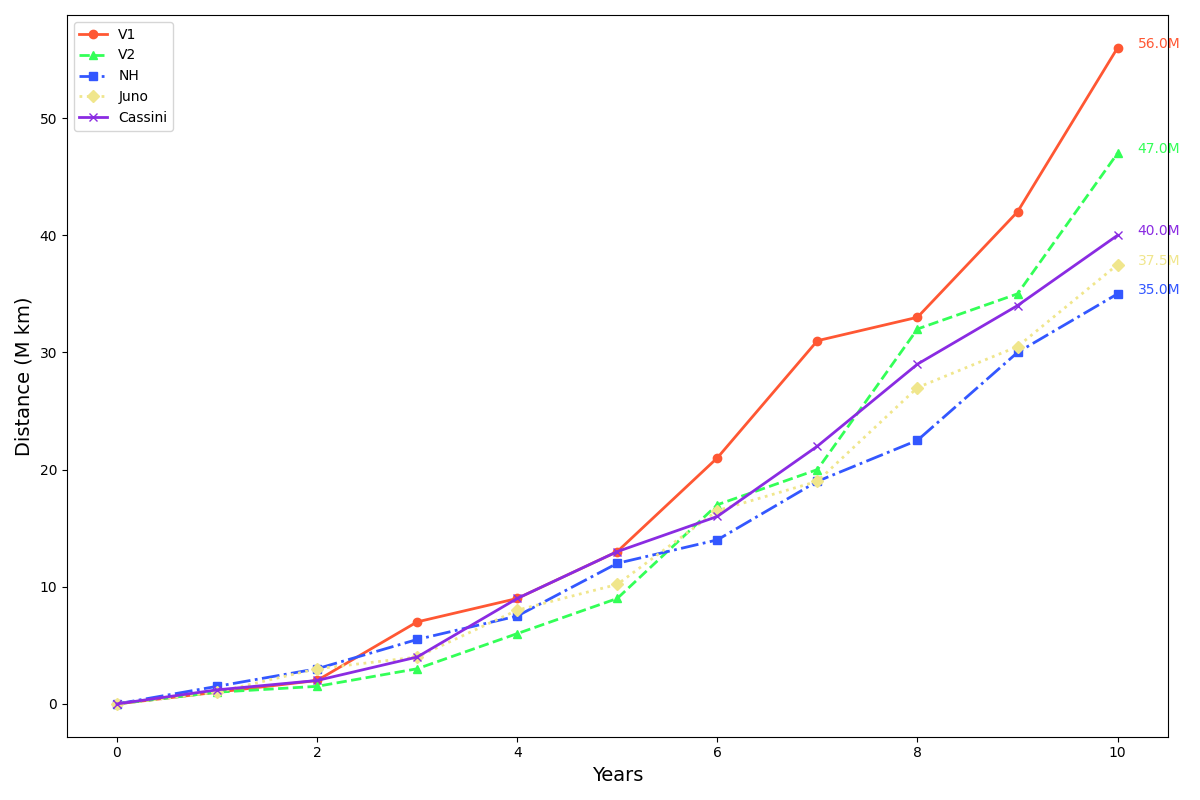

This figure's Python source:
import matplotlib.pyplot as plt
import numpy as np

years = np.arange(0, 11)

voyager_1 = np.array([0, 1, 2, 7, 9, 13, 21, 31, 33, 42, 56])
voyager_2 = np.array([0, 1, 1.5, 3, 6, 9, 17, 20, 32, 35, 47])
new_horizons = np.array([0, 1.5, 3, 5.5, 7.5, 12, 14, 19, 22.5, 30, 35])
juno = np.array([0, 1, 3, 4, 8, 10.2, 16.5, 19, 27, 30.5, 37.5])
cassini = np.array([0, 1.2, 2, 4, 9, 13, 16, 22, 29, 34, 40])

fig, ax = plt.subplots(figsize=(12, 8))

colors = ['#FF5733', '#33FF57', '#3357FF', '#F0E68C', '#8A2BE2']

ax.plot(years, voyager_1, marker='o', linestyle='-', linewidth=2, color=colors[0], label='V1')
ax.plot(years, voyager_2, marker='^', linestyle='--', linewidth=2, color=colors[1], label='V2')
ax.plot(years, new_horizons, marker='s', linestyle='-.', linewidth=2, color=colors[2], label='NH')
ax.plot(years, juno, marker='D', linestyle=':', linewidth=2, color=colors[3], label='Juno')
ax.plot(years, cassini, marker='x', linestyle='-', linewidth=2, color=colors[4], label='Cassini')

ax.set_xlabel("Years", fontsize=14)
ax.set_ylabel("Distance (M km)", fontsize=14)

for i, d in enumerate([voyager_1, voyager_2, new_horizons, juno, cassini]):
    ax.text(years[-1] + 0.2, d[-1], f'{d[-1]:.1f}M', horizontalalignment='left', size=10, color=colors[i])

plt.legend()
plt.tight_layout()
plt.show()
